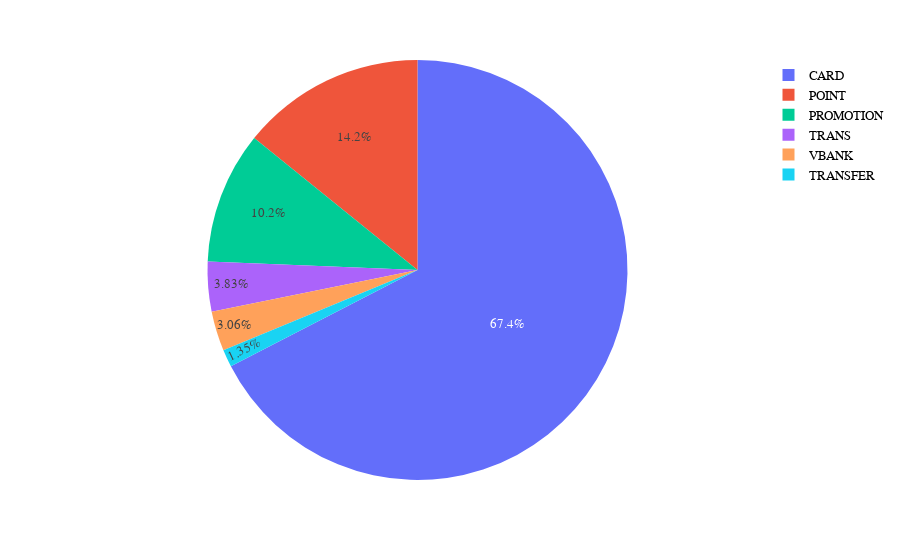

Notebook cell for this chart:
### Code cell
# 데이터 준비
all_pay = paid_df['결제수단'].value_counts().reset_index()
all_pay.columns = ['결제수단', 'count']

# 시각화
fig = px.pie(all_pay, values='count', names='결제수단')

# 폰트 설정
fig.update_layout(
    font=dict(
        family="AppleSDGothicNeoB00",
        size=13,
        color="black"
    )
)

# 그래프 출력
fig.show()

### Figure 1 — Plotly figure (JSON) as saved in the notebook; plotly's stock layout.template omitted (floating-point values rounded to 4 significant figures)
{"data": [{"domain": {"x": [0, 1], "y": [0, 1]}, "hovertemplate": "결제수단=%{label}<br>count=%{value}<extra></extra>", "labels": ["CARD", "POINT", "PROMOTION", "TRANS", "VBANK", "TRANSFER"], "legendgroup": "", "name": "", "showlegend": true, "type": "pie", "values": [99783, 20990, 15046, 5667, 4526, 1997]}], "layout": {"font": {"color": "black", "family": "AppleSDGothicNeoB00", "size": 13}, "legend": {"tracegroupgap": 0}, "margin": {"t": 60}}}
